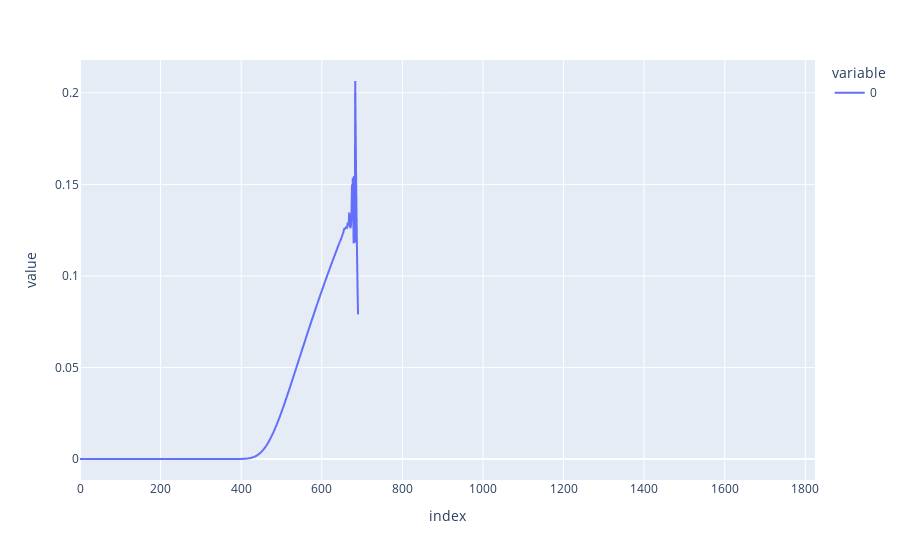

Source (notebook cell):
### Code cell
px.line(employed_holding_time_haz)

### Figure 1 — Plotly figure (JSON) as saved in the notebook; plotly's stock layout.template omitted (floating-point values rounded to 4 significant figures; data arrays with more than 128 entries replaced by an {"elided": "..."} marker saying what was removed)
{"data": [{"hovertemplate": "variable=0<br>index=%{x}<br>value=%{y}<extra></extra>", "legendgroup": "0", "line": {"color": "#636efa", "dash": "solid"}, "marker": {"symbol": "circle"}, "mode": "lines", "name": "0", "showlegend": true, "type": "scattergl", "x": {"elided": "1825 int values"}, "xaxis": "x", "y": {"elided": "1825 float values"}, "yaxis": "y"}], "layout": {"legend": {"title": {"text": "variable"}, "tracegroupgap": 0}, "margin": {"t": 60}, "xaxis": {"anchor": "y", "domain": [0, 1], "title": {"text": "index"}}, "yaxis": {"anchor": "x", "domain": [0, 1], "title": {"text": "value"}}}}
